Frame 1 (no input): blank canvas, image omitted
Frame 60 (the mouse pressed at the canvas centre just before this capture): blank canvas, image omitted
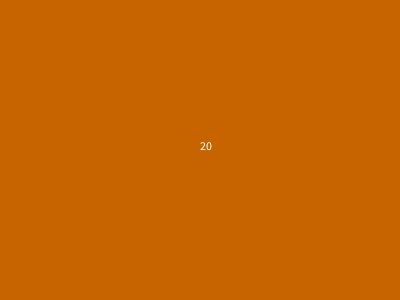
Frame 120 (the mouse held since frame 60 and released just before this capture)

The Processing sketch whose frames 1 and 60 were blank and that drew this single picture after the mouse press (run headless with seeded random() and noise(); from frame 60 on, the mouse is pressed at the canvas centre):

// Processing sketch: JH004_functionDefAndCall
// ── JH004_functionDefAndCall.pde
// This sketch is an exercise to understand the difference
// between function definitions and function calls.
//
// I define a function called byTwo at line 19;
// I call it at line 13.

void setup() {
  size(400, 300);
}

void draw() {
  background(200, 100, 0);
  int nByTwo = byTwo(10); // ** function call **
  text(nByTwo, mouseX, mouseY);
}

// ** function definition **
// function that returns twice the value that is passed as input
int byTwo(int n) {
  return 2*n;
}
